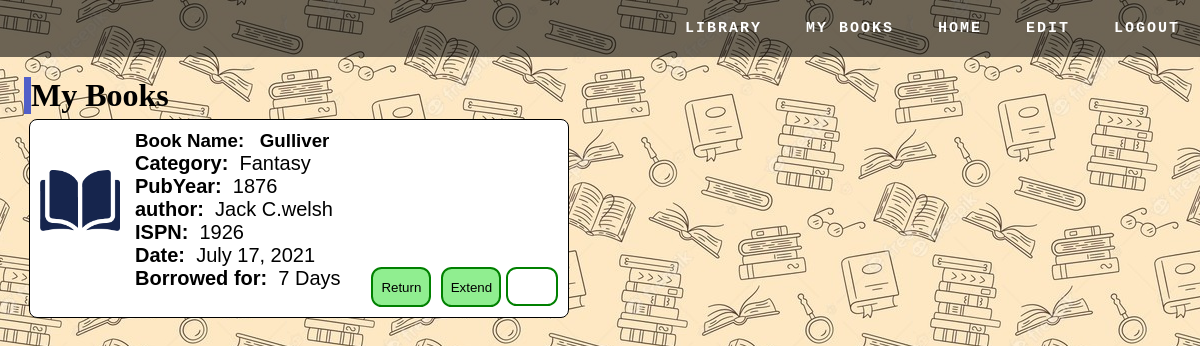
The app's page /borrowedbooks/ (signed in) with its own data.
### pages/models.py (models this page shows, shortened)
class Borrow(models.Model):
    account = models.ForeignKey(Account, on_delete = models.CASCADE)
    book = models.ForeignKey(Book, on_delete = models.CASCADE)
    borrowStartDate = models.DateField(default=timezone.now())
    borrowPeriod = models.IntegerField(default = 7)

class Book(models.Model):
    cat=(('Fantasy','Fantasy'),
    ('Sci-fi','Sci-fi'),
    ('Mystery','Mystery'),
    ('Programming Language','Programming Language'),
    ('Autobiography','Autobiography'),
    ('Historical','Historical'),
    ('Technologies','Technologies'),
    ('Guide / How-to','Guide / How-to'),
    ('Families & Relationships','Families & Relationships'))
    title = models.CharField(max_length = 100)
    author = models.CharField(max_length = 300, null = True)
    ISBN = models.CharField(max_length = 13,unique = True)
    pubYear = models.IntegerField(null = True, blank = True)
    category = models.CharField(max_length=24,choices= cat,default=cat[0])
    copies = models.IntegerField(default = 1)

### pages/views.py (the view, shortened to what this page needs)
# urls.py: path('borrowedbooks/',views.borrowedBooks,name='borrowedBooks'),
def borrowedBooks(request):
    acc = Account.objects.get(user__exact=request.user.id)
    borrowed =Borrow.objects.filter(account__exact=acc)
    return render(request,'pages/borrowedBooks.html',{'borrowed':borrowed})

### templates/pages/borrowedBooks.html (shortened to what this page needs)
{% extends 'base.html' %}
{% block content %}
<body id="browseBody">
<div class="booksContainer">
  <h1 style="color:black;font-family:Tahoma;border-left:7px solid #515fc8">My Books</h1>
   {% for x in borrowed %}
  <div class="book">
    <div class="icon">
      {% load static %}
      <img style="margin-top:40px;"src="{% static '/images/bookLogo.png' %}" alt="">
    </div>
    <div class="content">
      <form method="POST" action="{% url 'borrowedBooks' %}">
      <h3 class="title" name="bookName">Book Name: &nbsp {{x.book.title}}</h3>
      <p><strong>Category:</strong>&nbsp {{x.book.category}}</p>
      <p><strong>PubYear:</strong>&nbsp {{x.book.pubYear}}</p>
      <p><strong>author:</strong>&nbsp {{x.book.author}}</p>
      <span name="val" value="{{x.book.ISBN}}"><strong>ISPN:</strong>&nbsp {{x.book.ISBN}}</span><br>
      <span ><strong> Date:</strong>&nbsp {{x.borrowStartDate}}</span><br>
      <span ><strong>Borrowed for:</strong>&nbsp {{x.borrowPeriod}} Days</span>
      <input class="" type="number" name="number" min="1" max="30" style="float:right;margin-top:px;margin-left:5px;height:35px;border:2px solid green;border-radius: 0.8em;text-align:center">
      <button style="width:60px;margin-left:10px;" type="submit" name="extend" class="borrow"  value="{{x.book.ISBN}}">Extend</button>
      <button style="width:60px;" type="submit" name="return" class="borrow" value="{{x.book.ISBN}}">Return</button>
      </form>
    </div>
  </div>
  {% endfor %}
</div>
</body>
{% endblock %}

### records on screen
Borrow: book "Gulliver", book.category "Fantasy", book.pubYear "1876", book.author "Jack C.welsh", book.ISBN "1926", borrowStartDate "July 17, 2021", borrowPeriod "7"
